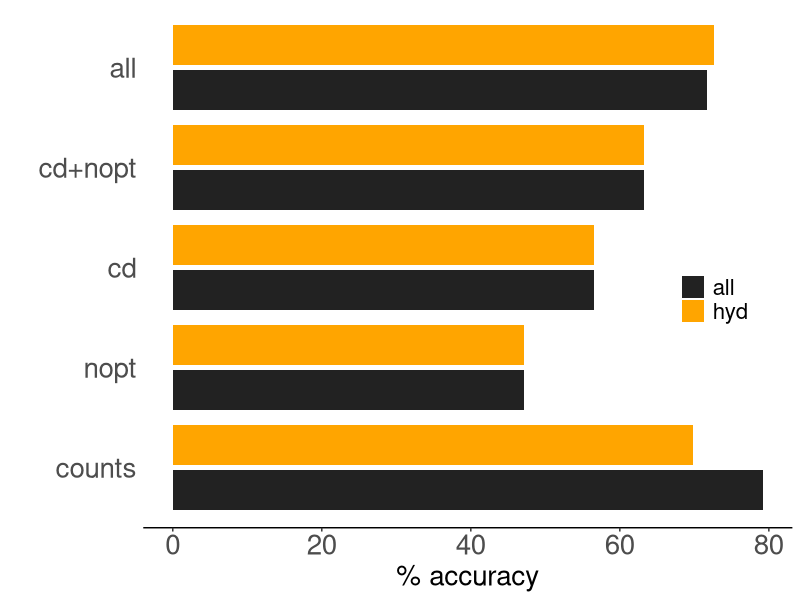
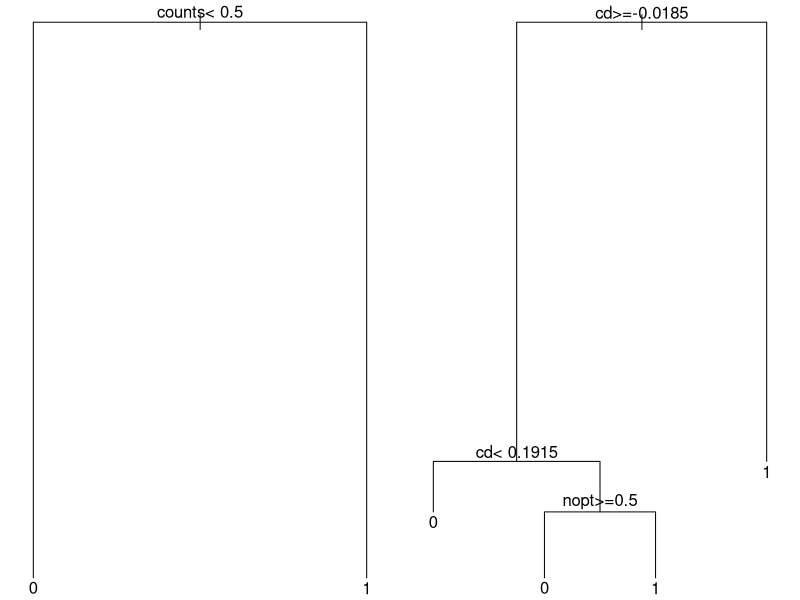

These figures' R source, in order:
# Figure 6 | SP | 4/2020


library(ggplot2)
library(reshape2)
library(rpart)

setwd("~/foldingnets/")



#~~~~~~~~~~~~~~~~~~~~~~~~~~~~~~~~ PANEL A ~~~~~~~~~~~~~~~~~~~~~~~~~~~~~~~~~~~~~~


pred <- as.data.frame(read.table("data/processed/pred_tradeoffs.txt", header=T))
pred$feature <- factor(pred$feature, rev(pred$feature))
pred_m <- melt(pred)



svg(file = "figures/Figure6/A_predict.svg", width=5, height=3)

ggplot(pred_m, aes(x=feature, y=value*100, fill=variable)) + 
  geom_col(position="dodge2") + 
  theme_classic() + 
  scale_fill_manual(values=c("#222222", "orange")) + 
  labs(x="", y="% accuracy") +
  coord_flip() + 
  theme(
    axis.text = element_text(size=20),
    axis.text.x = element_text(size=20), 
    axis.ticks.y=element_blank(),
    axis.line.y = element_blank(), 
    text = element_text(size=20), 
    legend.position = c(0.88, 0.44), 
    legend.title = element_blank(),
    legend.text = element_text(size=16)
  )

dev.off()




#~~~~~~~~~~~~~~~~~~~~~~~~~~~~~~~~ PANEL B ~~~~~~~~~~~~~~~~~~~~~~~~~~~~~~~~~~~~~~


data.all <- as.data.frame(read.table("data/processed/data_tradeoffs.txt", header=T))
data.hyd <- as.data.frame(read.table("data/processed/data_tradeoffs_hyd.txt", header=T))
tree.all <- rpart(substrate ~ cd + counts + nopt, data=data.all, method='class')
tree.all.nocounts <- rpart(substrate ~ cd + nopt, data=data.all, method='class')
tree.hyd <- rpart(substrate ~ cd + counts + nopt, data=data.hyd, method='class')

svg(file = "figures/Figure6/B_tree.svg", width=5, height=1.5)
par(mar=c(0,1,0,1))

par(mfrow=c(1,2))

plot(tree.all)
text(tree.all, pretty = 0)

plot(tree.all.nocounts)
text(tree.all.nocounts, pretty = 0)

dev.off()





